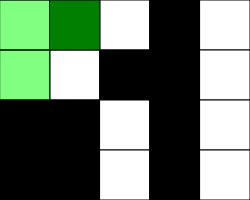
Frame 1 (no input)
Frame 60 (no input): identical to frame 1, image omitted
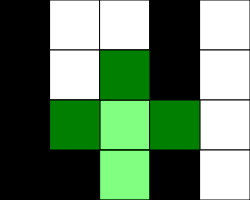
Frame 120 (the mouse pressed at the canvas centre since frame 60)

The p5.js sketch that drew these frames (run headless with seeded random() and noise() and a simulated clock; from frame 60 on, the mouse is pressed at the canvas centre):

// p5.js sketch
// ── sketch.js
// Puzzle game starter
// Raghad Ibrahim
// Nov 6, 2023
// A puzzle game where the play tries to make all the sauers the same color.
// using only two shape. Square/crosss

let grid = 
[[0,    255,     0,     255,  255],
 [255,  255,     0,     255,  255],
 [255,  255,   255,     0,    255],
 [0,    0,       0,     255,    0]];

const NUM_ROWS = 4;   const NUM_COLS = 5;
let rectWidth = 50;   let rectHeight = 50;
let col, row; //x and y position of the mouse (grid)
let cross = true;

function setup() {
  createCanvas(rectWidth*NUM_COLS, rectHeight*NUM_ROWS);
  randomizeBoard();
}

function draw() {
  col = getCurrentX();
  row = getCurrentY();
  background(220);  
  renderGrid();
  winCondition();
  if (cross === true) crossOverlay();
  else squareOverlay();
}

function keyPressed(){
  if (key === " ") cross = !cross;    
}


function mousePressed(){
  //when the mouse is pressed, flip the correspoding 2d array
  //when going to flip 4 cardinal neighbours (N, S, E, W)
  if(keyIsPressed && keyCode === SHIFT){
    flip(col,row);
  }
  else{
    if (cross === true) crossShape();
    else squareShape();
  }
}

function crossOverlay(){
  fill(0, 255, 0, 127);
  if(keyIsPressed && keyCode === SHIFT){
    rect(col * rectWidth, row * rectHeight, rectWidth, rectHeight);
  }
  else{
    rect(col * rectWidth, row * rectHeight, rectWidth, rectHeight);
    if (row > 0) rect(col * rectWidth, (row-1) * rectHeight, rectWidth, rectHeight);
    if (row < NUM_ROWS-1) rect(col * rectWidth, (row+1) * rectHeight, rectWidth, rectHeight);
    if (col < NUM_COLS-1) rect((col+1) * rectWidth, row * rectHeight, rectWidth, rectHeight);
    if (col > 0)rect((col-1) * rectWidth, row * rectHeight, rectWidth, rectHeight);
  }
}

function squareOverlay(){
  fill(0, 255, 0, 127);
  if(keyIsDown(SHIFT)){
    rect(col * rectWidth, row * rectHeight, rectWidth, rectHeight);
  }
  else{
    rect(col * rectWidth, row * rectHeight, rectWidth, rectHeight);
    if (row > 0) rect(col * rectWidth, (row-1) * rectHeight, rectWidth, rectHeight);
    if (col > 0)rect((col-1) * rectWidth, row * rectHeight, rectWidth, rectHeight);
    if (row > 0 && col > 0) rect((col-1) * rectWidth, (row-1) * rectHeight, rectWidth, rectHeight);
  }
}

//flipping in cross shape
function crossShape(){
  flip(col,row);
  if (row > 0) flip(col, row-1);
  if (row < NUM_ROWS-1) flip(col, row+1);
  if (col < NUM_COLS-1) flip(col+1, row);
  if (col > 0)flip(col-1, row); 
}

//flipping in square shape
function squareShape(){
  flip(col,row);
  if (row > 0) flip(col, row-1);
  if (col > 0)flip(col-1, row);
  if (row > 0 && col > 0) flip(col-1, row-1);
}

function randomizeBoard() {
  for (let x = 0; x < NUM_COLS; x++) {
    for (let y = 0; y < NUM_ROWS; y++) {
      // Randomly set to 255 or 0
      //since Math.random will either be 0 or 1 after rounding.
      grid[y][x] = Math.round(Math.random()) * 255;
    }
  }
}

function flip(x,y){
  // at a given x y, flip the value in our 2D array
  // 0 to 255, 255 t0 0.
  if (grid[y][x] === 0) grid[y][x] = 255;
  else grid[y][x] = 0;
}

function getCurrentX(){ //return the current column mouse is in
  let constrainX = constrain(mouseX, 0 , width - 1);
  return int(constrainX/rectWidth);
}

function getCurrentY(){ //return the current row mouse is in
  let constrainY = constrain(mouseY, 0, height - 1);
  return int(constrainY/rectHeight);
}

function renderGrid(){
  //creates a 2D grid of squares using information from our
  //2D Array for the corresponding fill values.
  for(let x = 0; x < NUM_COLS; x++){
    for(let y = 0; y < NUM_ROWS; y++){
      let fillValue = grid[y][x];
      fill(fillValue);
      rect(x*rectWidth, y*rectHeight, rectWidth, rectHeight);
    }
  }
}

function winCondition(){
  //checks if all colors on grid are the same
  //by creating an array where we push all each tile's color
  let values = [];
  for(let x = 0; x < NUM_COLS; x++){
    for(let y = 0; y < NUM_ROWS; y++){
      let tile = grid[y][x];
      values.push(tile);
    }
  }
  //Use the every method to check if all numbers in the array are equal
  let allEqual = values.every((value) => value === values[0]);
  if(allEqual) {
    textSize(30);
    fill("red");
    textAlign(CENTER, CENTER)
    text("You Won!", width/2, height/2 );
  }
}
